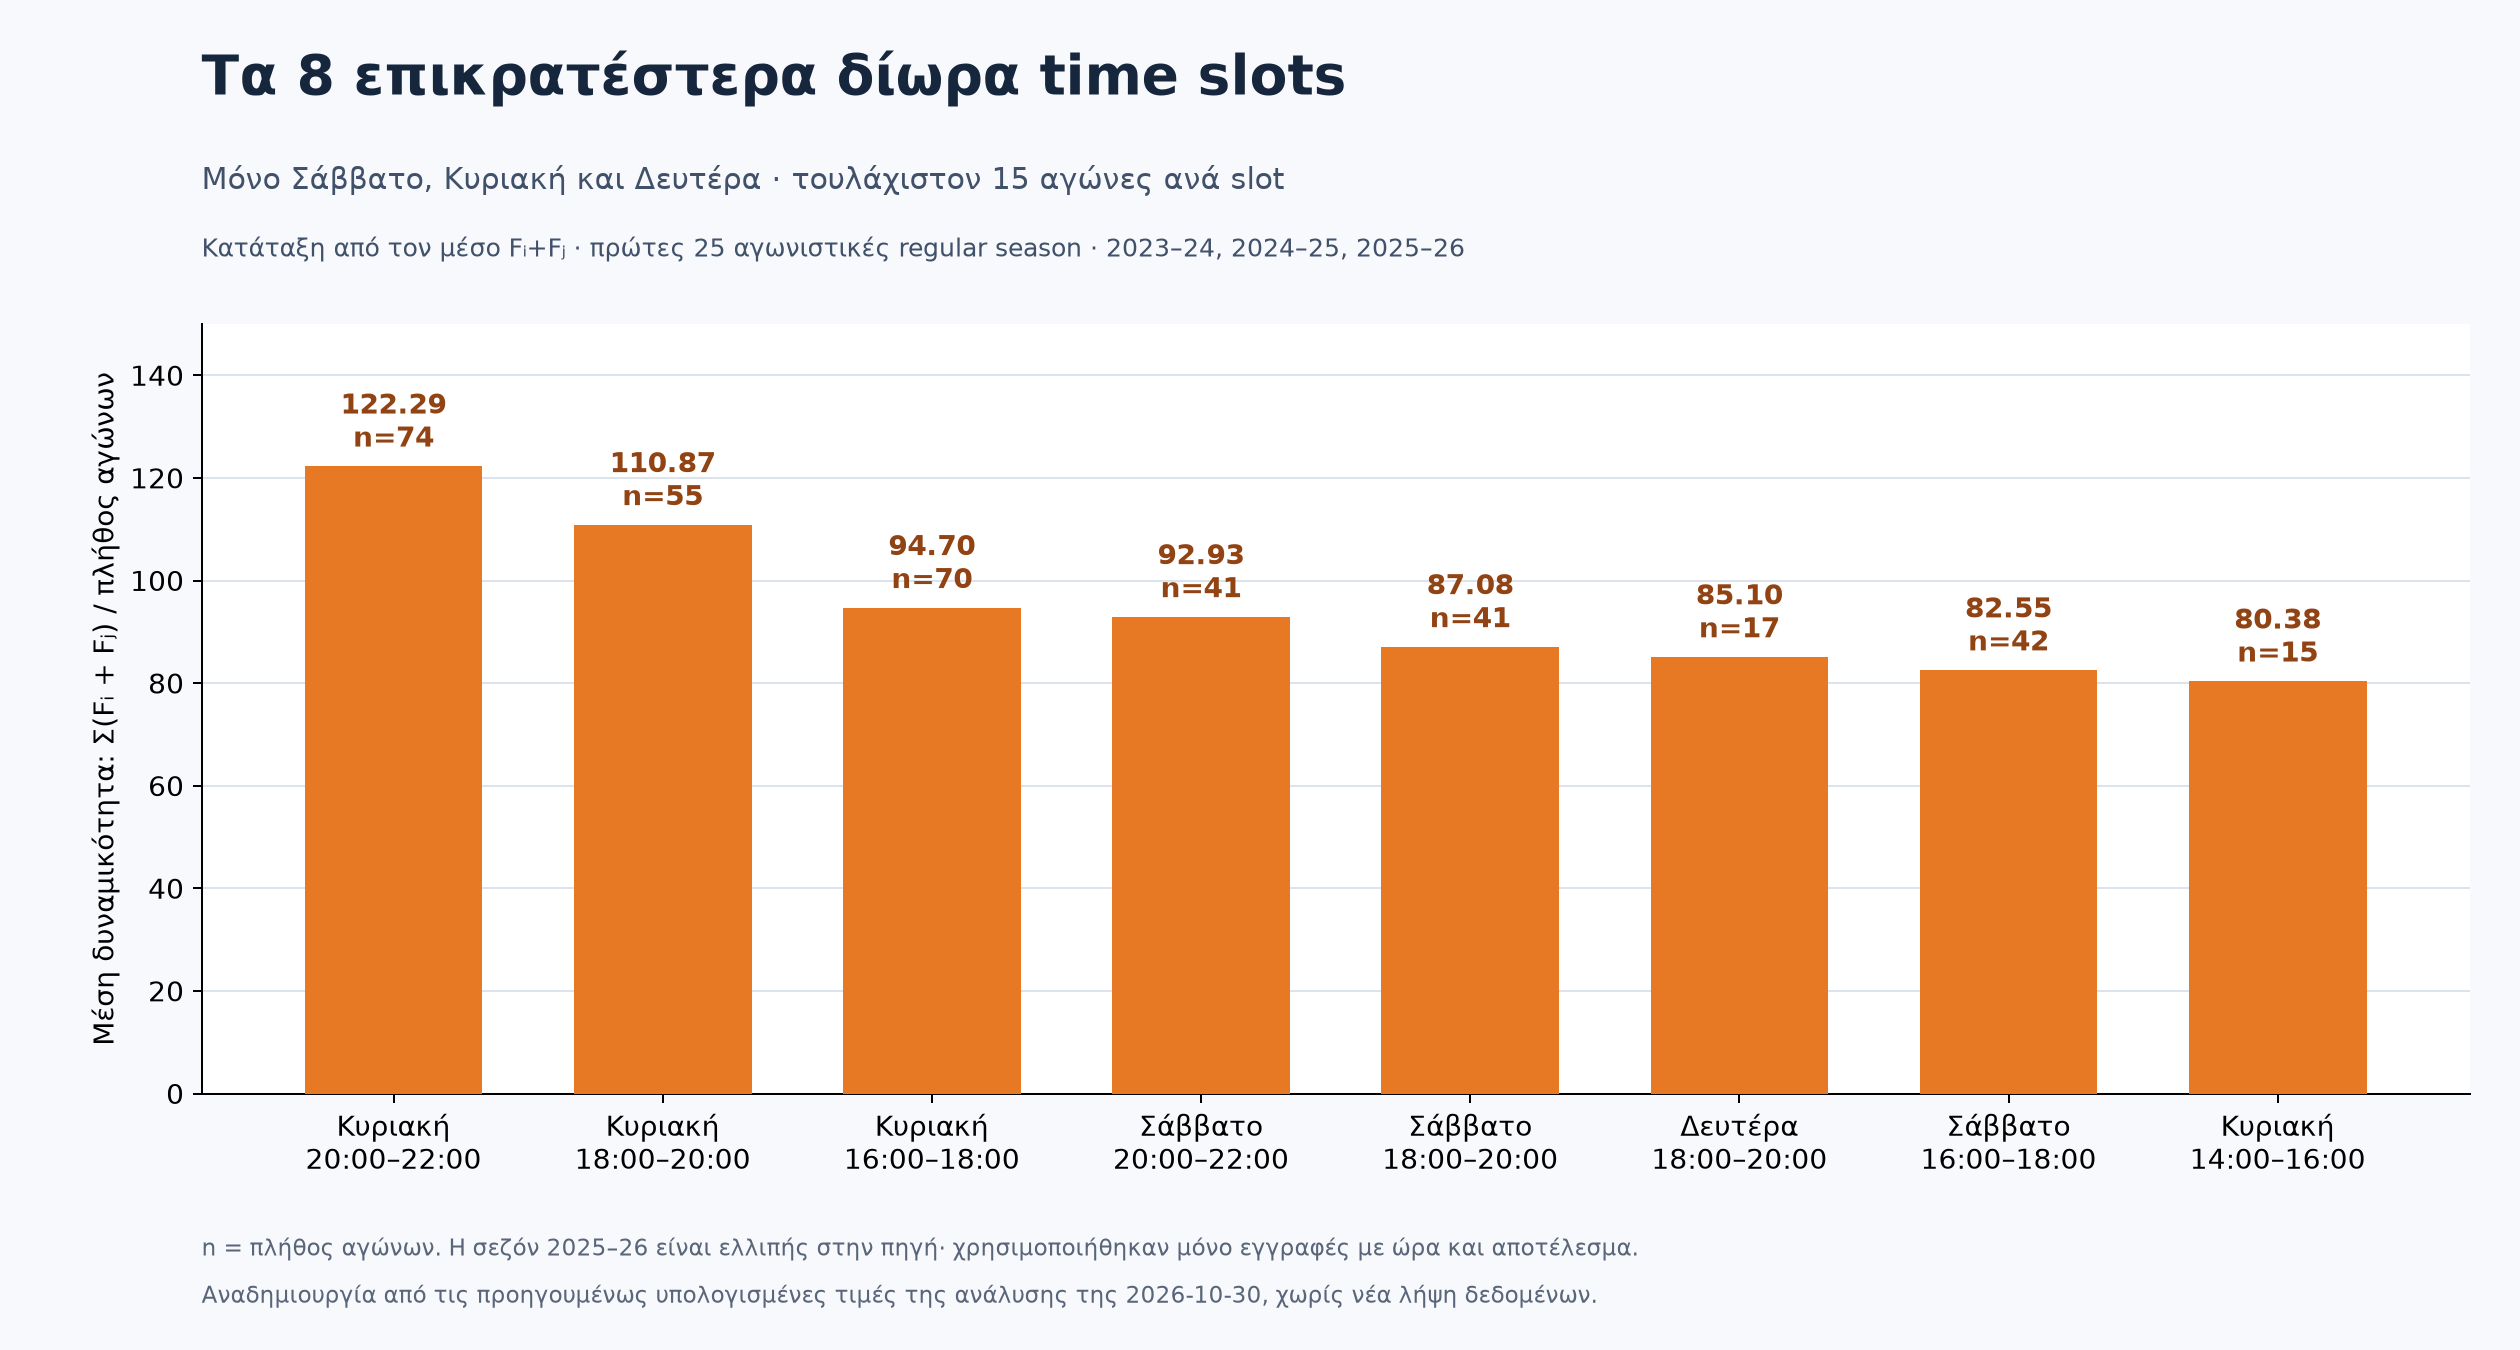

This figure's Python source:
"""Recreate the chart from the eight results recorded in the conversation.

The original raw datasets and analysis scripts were deleted at user request.
These are the previously computed pooled means, not a new data retrieval.
Selection: Monday/Saturday/Sunday, two-hour bins, count >= 15, rounds 1-25,
seasons 2023-24/2024-25/2025-26, only matches with result and known kickoff.
"""
from pathlib import Path
from super_league_scheduler.slot_values import load_historical_scores
import matplotlib
matplotlib.use('Agg')
import matplotlib.pyplot as plt

HERE=Path(__file__).resolve().parent
HISTORY=load_historical_scores(HERE.parent/'data/historical_slot_scores.csv')
DAY_LABELS={'sunday':'Κυριακή','saturday':'Σάββατο','monday':'Δευτέρα'}
ROWS=[(DAY_LABELS[row['day']],row['start']+'–'+row['end'],row['score'],row['observations'])
      for row in sorted(HISTORY,key=lambda row:-row['score'])]
plt.rcParams.update({'font.family':'DejaVu Sans','font.size':11,
                     'axes.spines.top':False,'axes.spines.right':False})
fig,ax=plt.subplots(figsize=(14,7.5),facecolor='#f7f9fc')
fig.subplots_adjust(left=.08,right=.98,bottom=.19,top=.76)
ax.set_facecolor('white')
bars=ax.bar(range(8),[r[2] for r in ROWS],width=.66,color='#e87924',zorder=3)
for i,(_,_,mean,n) in enumerate(ROWS):
    ax.text(i,mean+2,f'{mean:.2f}\nn={n}',ha='center',va='bottom',weight='bold',fontsize=11,color='#914313')
ax.set(xticks=range(8),xticklabels=[f'{day}\n{window}' for day,window,_,_ in ROWS],
       ylabel='Μέση δυναμικότητα: Σ(Fᵢ + Fⱼ) / πλήθος αγώνων',ylim=(0,150))
ax.grid(axis='y',color='#dce3ec',zorder=0)
fig.text(.08,.93,'Τα 8 επικρατέστερα δίωρα time slots',fontsize=22,weight='bold',color='#16263c')
fig.text(.08,.86,'Μόνο Σάββατο, Κυριακή και Δευτέρα · τουλάχιστον 15 αγώνες ανά slot',fontsize=12,color='#41516a')
fig.text(.08,.81,'Κατάταξη από τον μέσο Fᵢ+Fⱼ · πρώτες 25 αγωνιστικές regular season · 2023–24, 2024–25, 2025–26',fontsize=10,color='#41516a')
fig.text(.08,.07,'n = πλήθος αγώνων. Η σεζόν 2025–26 είναι ελλιπής στην πηγή· χρησιμοποιήθηκαν μόνο εγγραφές με ώρα και αποτέλεσμα.',fontsize=9,color='#596579')
fig.text(.08,.035,'Αναδημιουργία από τις προηγουμένως υπολογισμένες τιμές της ανάλυσης της 2026-10-30, χωρίς νέα λήψη δεδομένων.',fontsize=9,color='#596579')
fig.savefig(HERE/'top8_time_slots.png',dpi=180,facecolor=fig.get_facecolor())
plt.close(fig)
print(HERE/'top8_time_slots.png')

if __name__=='__main__':
    assert len(ROWS)==8 and all(row[3]>=15 for row in ROWS)
    assert all(ROWS[i][2]>=ROWS[i+1][2] for i in range(7))
